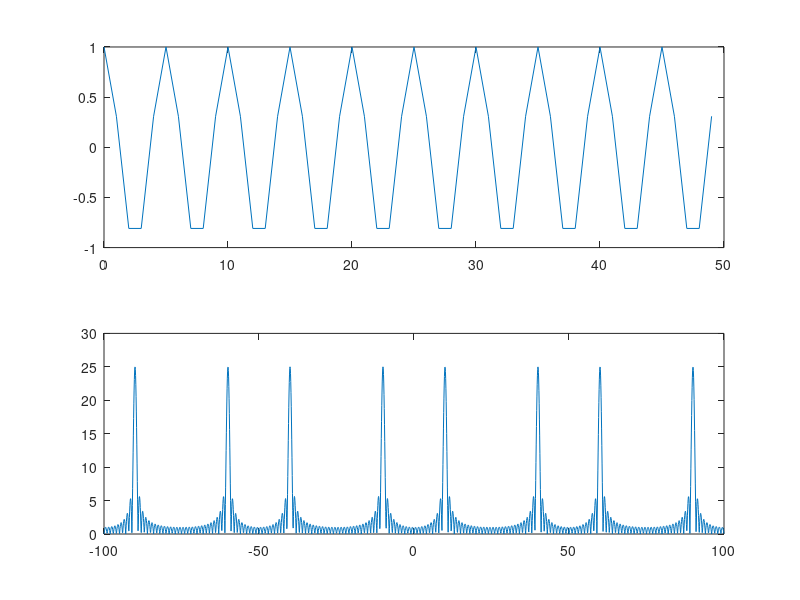

Reproduce this figure in MATLAB.
% DTFT of a sampled cos function with a sampling frequency 'fs'

clc; clear;

fs = 50;
n=0:(fs-1);
f=10;
x=cos(2*pi*f*n/fs);
OM=-4*pi:0.01:4*pi;
X=exp(-j*OM'*n)*x';
f=OM*fs/(2*pi);
subplot(2, 1, 1);
plot(n, x);
subplot(2, 1, 2);
plot(f, abs(X));